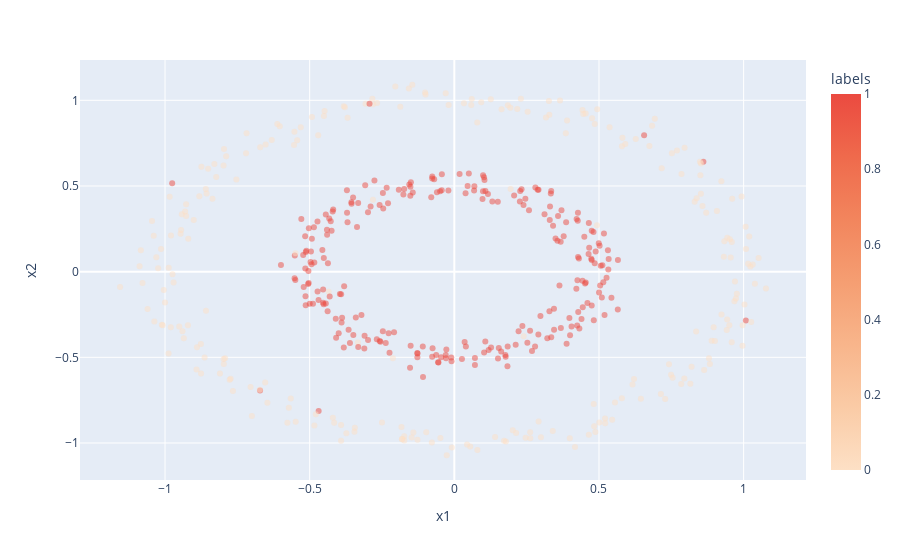

Source (notebook cell):
### Code cell
px.scatter(         df,
                    x='x1',
                    y='x2',
                    color='labels',
                    size_max=60,
                    color_continuous_scale = px.colors.sequential.Peach,
                    opacity = 0.5,
                    )

### Figure 1 — Plotly figure (JSON) as saved in the notebook; plotly's stock layout.template omitted (floating-point values rounded to 4 significant figures; data arrays with more than 128 entries replaced by an {"elided": "..."} marker saying what was removed)
{"data": [{"hovertemplate": "x1=%{x}<br>x2=%{y}<br>labels=%{marker.color}<extra></extra>", "legendgroup": "", "marker": {"color": {"elided": "500 int values"}, "coloraxis": "coloraxis", "opacity": 0.5, "symbol": "circle"}, "mode": "markers", "name": "", "orientation": "v", "showlegend": false, "type": "scatter", "x": {"elided": "500 float values"}, "xaxis": "x", "y": {"elided": "500 float values"}, "yaxis": "y"}], "layout": {"coloraxis": {"colorbar": {"title": {"text": "labels"}}, "colorscale": [[0, "rgb(253, 224, 197)"], [0.1667, "rgb(250, 203, 166)"], [0.3333, "rgb(248, 181, 139)"], [0.5, "rgb(245, 158, 114)"], [0.6667, "rgb(242, 133, 93)"], [0.8333, "rgb(239, 106, 76)"], [1, "rgb(235, 74, 64)"]]}, "legend": {"tracegroupgap": 0}, "margin": {"t": 60}, "xaxis": {"anchor": "y", "domain": [0, 1], "title": {"text": "x1"}}, "yaxis": {"anchor": "x", "domain": [0, 1], "title": {"text": "x2"}}}}
